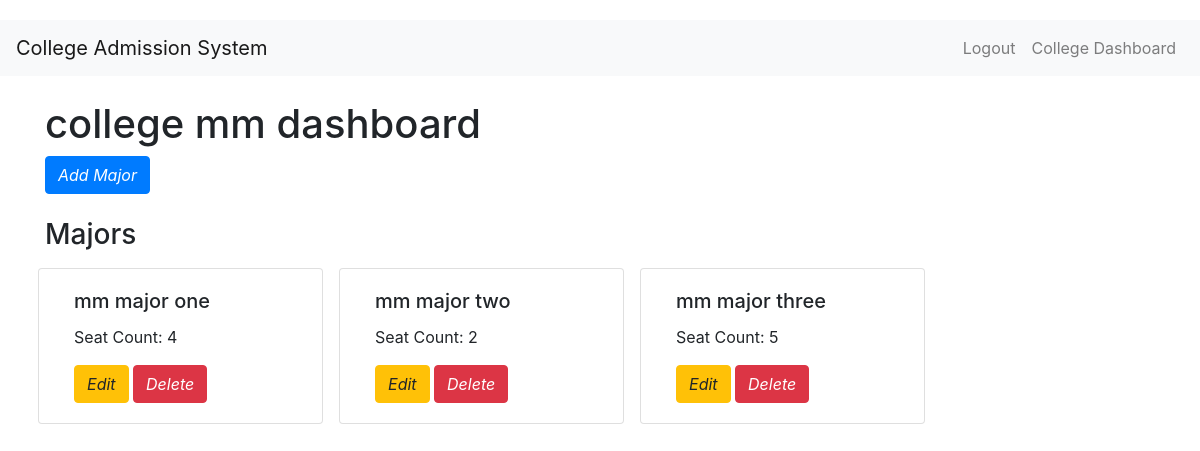
Page /college/dashboard (signed in) on the earlier database version.
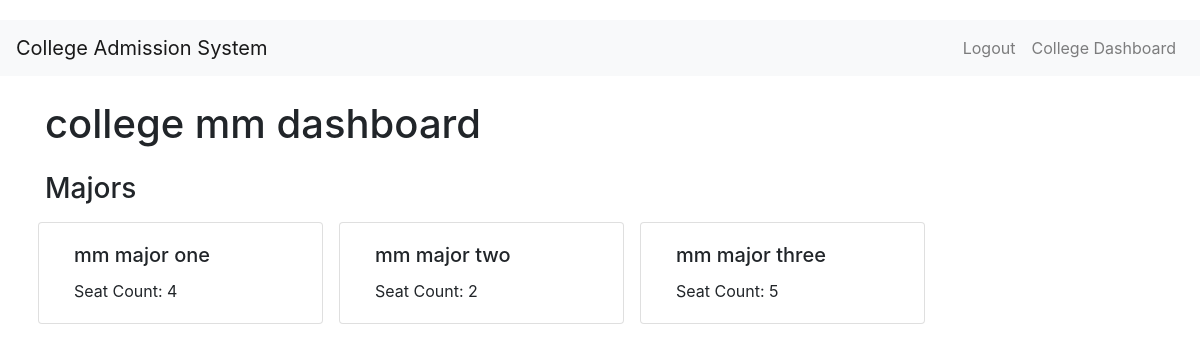
Same page on the later database version.
### controllers/model.py (models this page shows)
class Major(db.Model):
    __tablename__ = 'majors'
    id = db.Column(db.Integer, primary_key=True, autoincrement=True)
    college_id = db.Column(db.Integer, db.ForeignKey('colleges.id'), nullable=False)
    name = db.Column(db.String(50), nullable=False)
    seat_count = db.Column(db.Integer, nullable=False, default=0)
    alloted_seat_count = db.Column(db.Integer, nullable=False, default=0)
    college = db.relationship('College', backref=db.backref('majors', cascade='all, delete-orphan'))

### controllers/routes.py (the view)
@main.route('/college/dashboard')
def college_dashboard():
    current_user_id = session.get('user_id')  # Get the current user's ID from the session
    user1 = (
        db.session.query(College, User)
        .join(User, User.id == College.id)  # Join with User
        .filter(College.id==current_user_id)  # Case-insensitive search
        .all()
    )
    print(user1)
    college = College.query.get(current_user_id)
    print(college)
    majors = Major.query.filter_by(college_id=current_user_id).all()
    print(majors)
    is_rounds_empty = not db.session.query(Round).first()  # Returns True if empty
    return render_template('college_dashboard.html', users=user1,college=college, majors=majors,is_rounds_empty=is_rounds_empty)  # Pass the full user object to the template

### templates/college_dashboard.html (shortened to what this page needs)
{% extends "base.html" %}
{% block content %}
<h1 class="mt-4">college {{ college.name }} dashboard</h1>
{% if is_rounds_empty %}
<a href="{{ url_for('main.add_major') }}" class="btn btn-primary">
    Add Major
</a>
{% endif %}
<h3 class="mt-4">Majors</h3>
<div class="row">
    {% if majors %}
        {% for major in majors %}
            <div class="card col-md-3 m-2">
                <div class="card-body">
                    <h5 class="card-title">{{ major.name }}</h5>
                    <p class="card-text">Seat Count: {{ major.seat_count }}</p>
                    {% if is_rounds_empty %}
                        <a href="{{ url_for('main.edit_major', major_id=major.id) }}" class="btn btn-warning">Edit</a>
                        <form action="{{ url_for('main.delete_major', major_id=major.id) }}" method="post" style="display:inline;">
                            <button type="submit" class="btn btn-danger" onclick="return confirm('Are you sure you want to delete this major?');">
                                Delete
                            </button>
                        </form>
                    {% endif %}
                </div>
            </div>
        {% endfor %}
    {% else %}
        <div class="col-md-12">
            <div class="alert alert-info">No majors added yet.</div>
        </div>
    {% endif %}
</div>
{% endblock %}

Differences in the rows shown:
shown differently, row unchanged: Major "mm major one": no longer shows "Edit Delete"
shown differently, row unchanged: Major "mm major two": no longer shows "Edit Delete"
changed Major "mm major three": no longer shows "Edit Delete"
Other differences:
text no longer shown: "Add Major"
